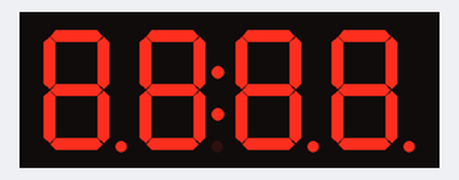
The sketch below on a simulated Arduino Uno, built with avr-gcc and run on an emulated ATmega328P. On the bench: 4-digit seven-segment display.

Above: at 0.1 s.
At 1.1 s:
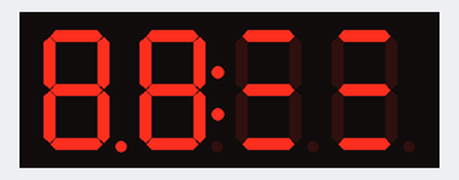
At 1.6 s:
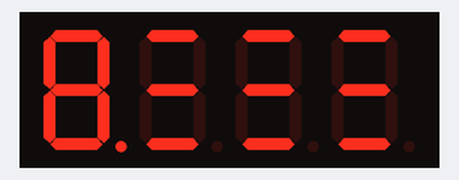
At 2.1 s:
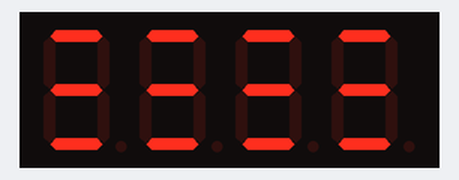
At 3.7 s:
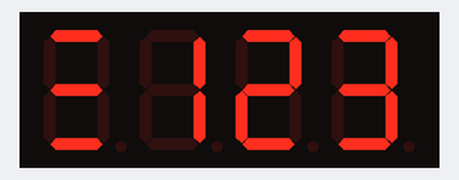
At 27.1 s:
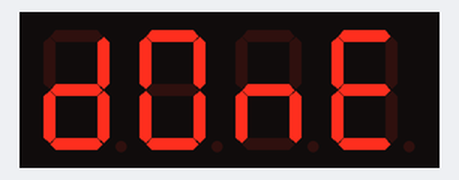

Measured:
- what the display in image 1 shows lasts 0.6 s, from 1.0 s to 1.6 s
- what the display in image 5 shows lasts 1.0 s, from 27.1 s to 28.1 s

The sketch:

TM1637_4_digit_LED.ino
```cpp
#include <Arduino.h>
#include <TM1637Display.h>

// Module connection pins (Digital Pins)
#define CLK 2
#define DIO 3

// The amount of time (in milliseconds) between tests
#define TEST_DELAY   500

const uint8_t SEG_DONE[] = {
		SEG_B | SEG_C | SEG_D | SEG_E | SEG_G,           // d
		SEG_A | SEG_B | SEG_C | SEG_D | SEG_E | SEG_F,   // O
		SEG_C | SEG_E | SEG_G,                           // n
		SEG_A | SEG_D | SEG_E | SEG_F | SEG_G            // E
};

TM1637Display display(CLK, DIO);

void setup() {
}

void loop() {
	display.setBrightness(0x0f);

	int k;
	uint8_t data[] = { 0xff, 0xff, 0xff, 0xff };

	// All segments on
	display.setSegments(data);
	delay(TEST_DELAY);

	// Selectively set different digits
	data[0] = 0b01001001;
	data[1] = display.encodeDigit(1);
	data[2] = display.encodeDigit(2);
	data[3] = display.encodeDigit(3);

	for (k = 3; k >= 0; k--) {
		display.setSegments(data, 1, k);
		delay(TEST_DELAY);
	}

	display.setSegments(data + 2, 2, 2);
	delay(TEST_DELAY);

	display.setSegments(data + 2, 2, 1);
	delay(TEST_DELAY);

	display.setSegments(data + 1, 3, 1);
	delay(TEST_DELAY);

	// Show decimal numbers with/without leading zeros
	bool lz = false;
	for (uint8_t z = 0; z < 2; z++) {
		for (k = 0; k < 10000; k += k * 4 + 7) {
			display.showNumberDec(k, lz);
			delay(TEST_DELAY);
		}
		lz = true;
	}

	// Show decimal number whose length is smaller than 4
	for (k = 0; k < 4; k++)
		data[k] = 0;
	display.setSegments(data);

	// Run through all the dots
	for (k = 0; k <= 4; k++) {
		display.showNumberDecEx(0, (0x80 >> k), true);
		delay(TEST_DELAY);
	}

	display.showNumberDec(153, false, 3, 1);
	delay(TEST_DELAY);
	display.showNumberDec(22, false, 2, 2);
	delay(TEST_DELAY);
	display.showNumberDec(0, true, 1, 3);
	delay(TEST_DELAY);
	display.showNumberDec(0, true, 1, 2);
	delay(TEST_DELAY);
	display.showNumberDec(0, true, 1, 1);
	delay(TEST_DELAY);
	display.showNumberDec(0, true, 1, 0);
	delay(TEST_DELAY);

	// Brightness Test
	for (k = 0; k < 4; k++)
		data[k] = 0xff;
	for (k = 0; k < 7; k++) {
		display.setBrightness(k);
		display.setSegments(data);
		delay(TEST_DELAY);
	}

	// On/Off test
	for (k = 0; k < 4; k++) {
		display.setBrightness(7, false);  // Turn off
		display.setSegments(data);
		delay(TEST_DELAY);
		display.setBrightness(7, true); // Turn on
		display.setSegments(data);
		delay(TEST_DELAY);
	}

	uint8_t x[] = { 0x00, 0x00, 0x00, 0x00 };
	x[0] = display.encodeDigit(10); //A
	display.setSegments(x, 4, 0);
	delay(TEST_DELAY);

	x[1] = display.encodeDigit(11); //b
	display.setSegments(x, 4, 0);
	delay(TEST_DELAY);

	x[2] = display.encodeDigit(12); //C
	display.setSegments(x, 4, 0);
	delay(TEST_DELAY);

	x[3] = display.encodeDigit(13); //d
	display.setSegments(x, 4, 0);
	delay(TEST_DELAY);

	x[0] = display.encodeDigit(14); //E
	display.setSegments(x, 4, 0);
	delay(TEST_DELAY);

	x[1] = display.encodeDigit(15); //F
	display.setSegments(x, 4, 0);
	delay(TEST_DELAY);

	display.showNumberDec(22, false, 2, 2);

	// Done!
	display.setSegments(SEG_DONE);
	delay(1000);
}
```
